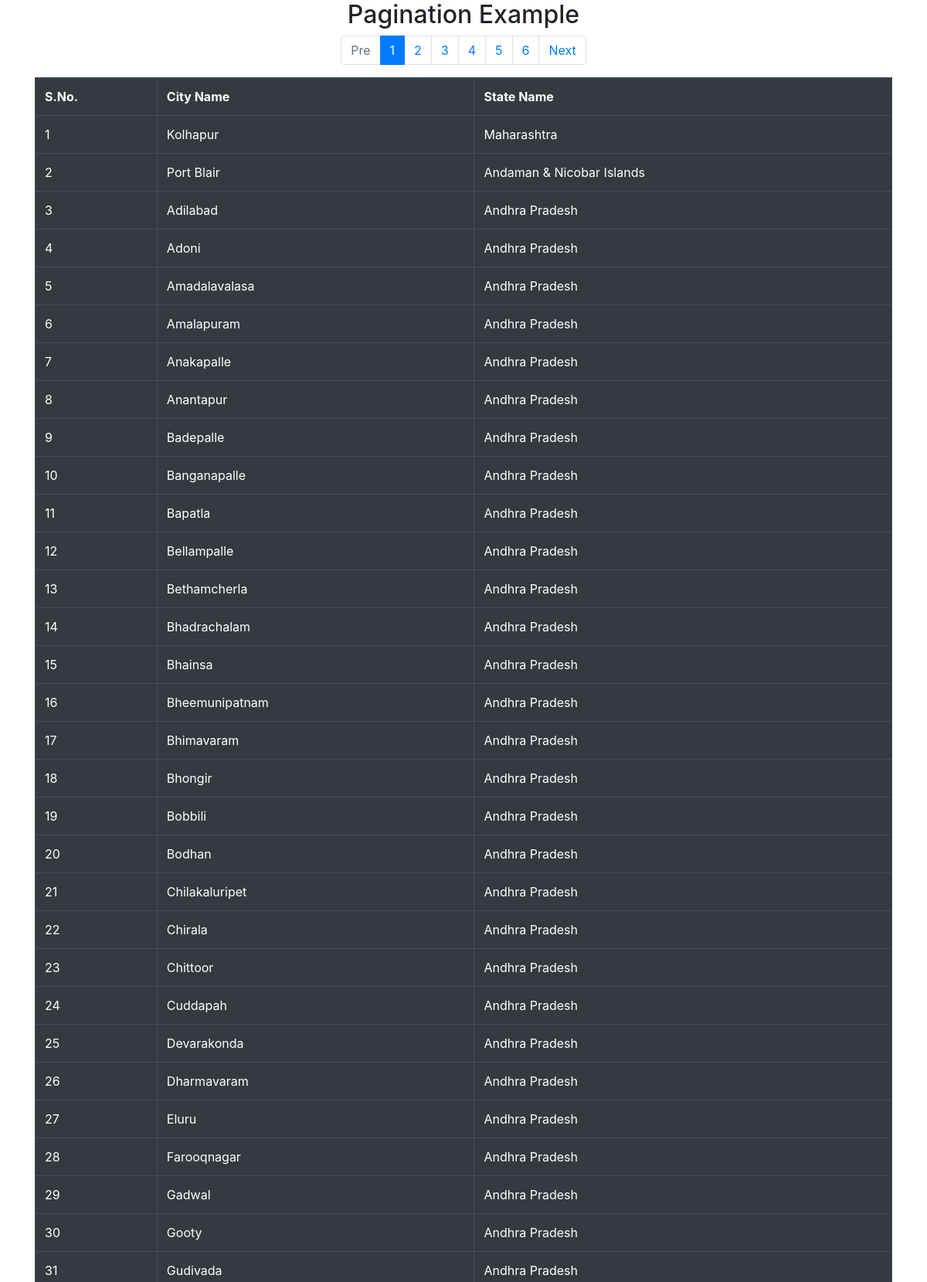
The page /pagination.php (upper part) on the database its author committed.
### tables this page shows
CREATE TABLE `cities` (
  `city_id` int(11) NOT NULL,
  `city_name` varchar(100) NOT NULL,
  `city_state` varchar(100) NOT NULL
);

### pagination.php (the view, shortened to what this page needs)
<?php
$con=mysqli_connect("localhost", "admin", "admin", "tss12_30");
$record_per_page = 250;
if(isset($_GET['pageno']))
{
	$a = $_GET['pageno'];
	$b = $a-1;
	$c = $b*$record_per_page;
	$n=$c+1;
	$all_city_query = "SELECT * FROM cities LIMIT $c,$record_per_page";
}
else
{
	$n=1;
	$a=1;
	$all_city_query = "SELECT * FROM cities LIMIT $record_per_page";
}
$all_city_result = mysqli_query($con, $all_city_query);
$all_city_count_query = "SELECT * FROM cities";
$all_city_count_result = mysqli_query($con, $all_city_count_query);
$all_rows = mysqli_num_rows($all_city_count_result);
$total_pages = ceil($all_rows/$record_per_page);
?>
<!DOCTYPE html>
<html>
<head>
	<link rel="stylesheet" type="text/css" href="css/bootstrap.css">
</head>
<body>
<h2 class="text-center">Pagination Example</h2>
<div class="container">
	<ul class="pagination justify-content-center">
		<li class="page-item <?php if($a==1) echo "disabled" ?>">
			<a class="page-link" href="pagination.php?pageno=<?php echo $a-1; ?>">Pre</a>
		</li>
		<?php
		for($i=1; $i<=$total_pages; $i++)
		{
		?>
		<li class="page-item <?php if($i==$a) echo "active"; ?>">
			<a href="pagination.php?pageno=<?php echo $i; ?>" class="page-link"><?php echo $i; ?></a>
		</li>
		<?php
		}
		?>
		<li class="page-item <?php if($a==$total_pages) echo "disabled" ?>">
			<a class="page-link" href="pagination.php?pageno=<?php echo $a+1; ?>">Next</a>
		</li>
	</ul>
	<table class="table table-hover table-bordered table-dark">
		<tr>
			<th>S.No.</th>
			<th>City Name</th>
			<th>State Name</th>
		</tr>
		<?php
		while($all_city_data=mysqli_fetch_assoc($all_city_result))
		{
		?>
			<tr>
				<td><?php echo $n ?></td>
				<td><?php echo $all_city_data['city_name'] ?></td>
				<td><?php echo $all_city_data['city_state'] ?></td>
			</tr>
		<?php
		$n++;
		}
		?>
	</table>
</div>
</body>
</html>

### rows shown on the page
cities: city_name "Kolhapur", city_state "Maharashtra"
cities: city_name "Port Blair", city_state "Andaman & Nicobar Islands"
cities: city_name "Adilabad", city_state "Andhra Pradesh"
cities: city_name "Adoni", city_state "Andhra Pradesh"
cities: city_name "Amadalavalasa", city_state "Andhra Pradesh"
cities: city_name "Amalapuram", city_state "Andhra Pradesh"
cities: city_name "Anakapalle", city_state "Andhra Pradesh"
cities: city_name "Anantapur", city_state "Andhra Pradesh"
cities: city_name "Badepalle", city_state "Andhra Pradesh"
cities: city_name "Banganapalle", city_state "Andhra Pradesh"
cities: city_name "Bapatla", city_state "Andhra Pradesh"
cities: city_name "Bellampalle", city_state "Andhra Pradesh"
cities: city_name "Bethamcherla", city_state "Andhra Pradesh"
cities: city_name "Bhadrachalam", city_state "Andhra Pradesh"
cities: city_name "Bhainsa", city_state "Andhra Pradesh"
cities: city_name "Bheemunipatnam", city_state "Andhra Pradesh"
cities: city_name "Bhimavaram", city_state "Andhra Pradesh"
cities: city_name "Bhongir", city_state "Andhra Pradesh"
cities: city_name "Bobbili", city_state "Andhra Pradesh"
cities: city_name "Bodhan", city_state "Andhra Pradesh"
cities: city_name "Chilakaluripet", city_state "Andhra Pradesh"
cities: city_name "Chirala", city_state "Andhra Pradesh"
cities: city_name "Chittoor", city_state "Andhra Pradesh"
cities: city_name "Cuddapah", city_state "Andhra Pradesh"
cities: city_name "Devarakonda", city_state "Andhra Pradesh"
cities: city_name "Dharmavaram", city_state "Andhra Pradesh"
cities: city_name "Eluru", city_state "Andhra Pradesh"
cities: city_name "Farooqnagar", city_state "Andhra Pradesh"
cities: city_name "Gadwal", city_state "Andhra Pradesh"
cities: city_name "Gooty", city_state "Andhra Pradesh"
cities: city_name "Gudivada", city_state "Andhra Pradesh"
